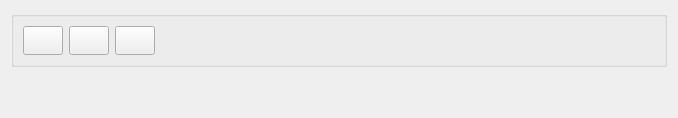
              <widget class="QWidget" name="tabRunApplication">
               <attribute name="title">
                <string>Run</string>
               </attribute>
               <layout class="QVBoxLayout" name="verticalLayout_9">
                <item>
                 <widget class="QGroupBox" name="gbxRunControls">
                  <property name="minimumSize">
                   <size>
                    <width>0</width>
                    <height>56</height>
                   </size>
                  </property>
                  <property name="title">
                   <string notr="true"/>
                  </property>
                  <property name="flat">
                   <bool>true</bool>
                  </property>
                  <layout class="QHBoxLayout" name="horizontalLayout_11">
                   <item>
                    <widget class="QPushButton" name="pbtnRunApplication">
                     <property name="sizePolicy">
                      <sizepolicy hsizetype="Minimum" vsizetype="Fixed">
                       <horstretch>0</horstretch>
                       <verstretch>0</verstretch>
                      </sizepolicy>
                     </property>
                     <property name="maximumSize">
                      <size>
                       <width>40</width>
                       <height>40</height>
                      </size>
                     </property>
                     <property name="statusTip">
                      <string>Configure this Virtual Drive...</string>
                     </property>
                     <property name="text">
                      <string notr="true"/>
                     </property>
                     <property name="icon">
                      <iconset resource="../resources/mainwindowres.qrc">
                       <normaloff>:/mainwindow/play</normaloff>:/mainwindow/play</iconset>
                     </property>
                     <property name="iconSize">
                      <size>
                       <width>32</width>
                       <height>32</height>
                      </size>
                     </property>
                    </widget>
                   </item>
                   <item>
                    <widget class="QPushButton" name="pbtnStopApplication">
                     <property name="maximumSize">
                      <size>
                       <width>40</width>
                       <height>40</height>
                      </size>
                     </property>
                     <property name="statusTip">
                      <string>Configure this Virtual Drive...</string>
                     </property>
                     <property name="text">
                      <string notr="true"/>
                     </property>
                     <property name="icon">
                      <iconset resource="../resources/mainwindowres.qrc">
                       <normaloff>:/mainwindow/stop</normaloff>:/mainwindow/stop</iconset>
                     </property>
                     <property name="iconSize">
                      <size>
                       <width>32</width>
                       <height>32</height>
                      </size>
                     </property>
                    </widget>
                   </item>
                   <item>
                    <widget class="QPushButton" name="pbtnDebugApplication">
                     <property name="sizePolicy">
                      <sizepolicy hsizetype="Fixed" vsizetype="Fixed">
                       <horstretch>0</horstretch>
                       <verstretch>0</verstretch>
                      </sizepolicy>
                     </property>
                     <property name="maximumSize">
                      <size>
                       <width>40</width>
                       <height>40</height>
                      </size>
                     </property>
                     <property name="statusTip">
                      <string>Configure this Virtual Drive...</string>
                     </property>
                     <property name="text">
                      <string notr="true"/>
                     </property>
                     <property name="icon">
                      <iconset resource="../resources/mainwindowres.qrc">
                       <normaloff>:/mainwindow/debug</normaloff>:/mainwindow/debug</iconset>
                     </property>
                     <property name="iconSize">
                      <size>
                       <width>32</width>
                       <height>32</height>
                      </size>
                     </property>
                    </widget>
                   </item>
                   <item>
                    <spacer name="horizontalSpacer">
                     <property name="orientation">
                      <enum>Qt::Horizontal</enum>
                     </property>
                     <property name="sizeHint" stdset="0">
                      <size>
                       <width>500</width>
                       <height>20</height>
                      </size>
                     </property>
                    </spacer>
                   </item>
                  </layout>
                 </widget>
                </item>
                <item>
                 <spacer name="verticalSpacer_4">
                  <property name="orientation">
                   <enum>Qt::Vertical</enum>
                  </property>
                  <property name="sizeHint" stdset="0">
                   <size>
                    <width>20</width>
                    <height>40</height>
                   </size>
                  </property>
                 </spacer>
                </item>
               </layout>
              </widget>
